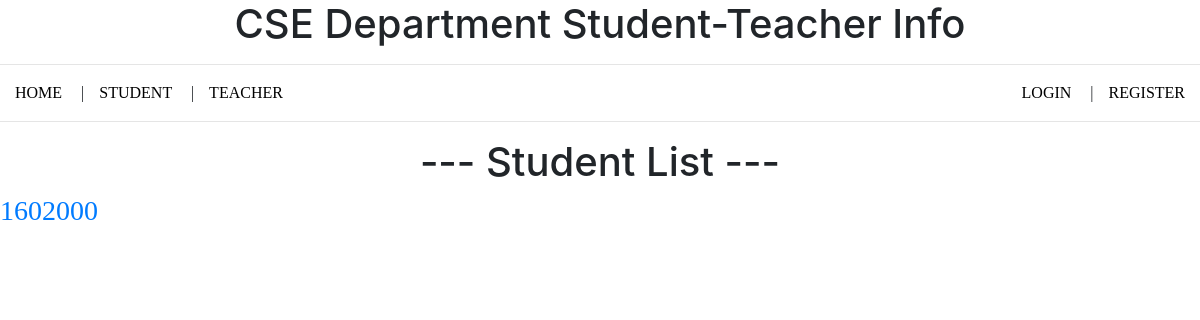
Page /student-list/ on the earlier database version.
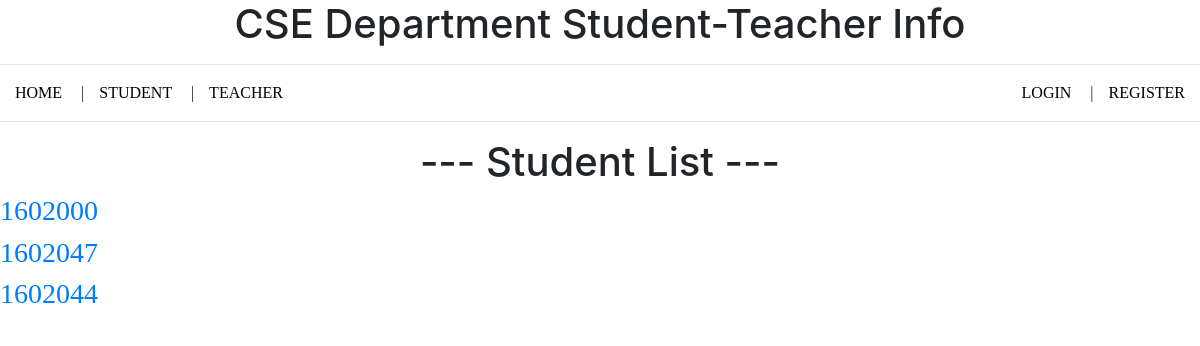
Same page on the later database version.
### Info/models.py (models this page shows, shortened)
class Student(models.Model):
    Reg = models.CharField(max_length=200)
    description = models.TextField()

### Info/views.py (the view)
# urls.py: path('student-list/', views.student_list, name='student-list'),
def student_list(request):
    students = Student.objects.all()
    return render(request, 'student_list.html', {'all_student_list': students})

### templates/student_list.html
{% extends 'base.html' %}
{% block content %}
      <h1 align="center"> --- Student List --- </h1>
      <ul>
          {% for student in all_student_list %}
            <h3> <a href="{% url 'single-student' student.pk %}"> {{ student.Reg }}</a></h3>
          {% endfor %}
      </ul>
{% endblock %}

Differences in the rows shown:
added Student: Reg "1602047"
added Student: Reg "1602044"
